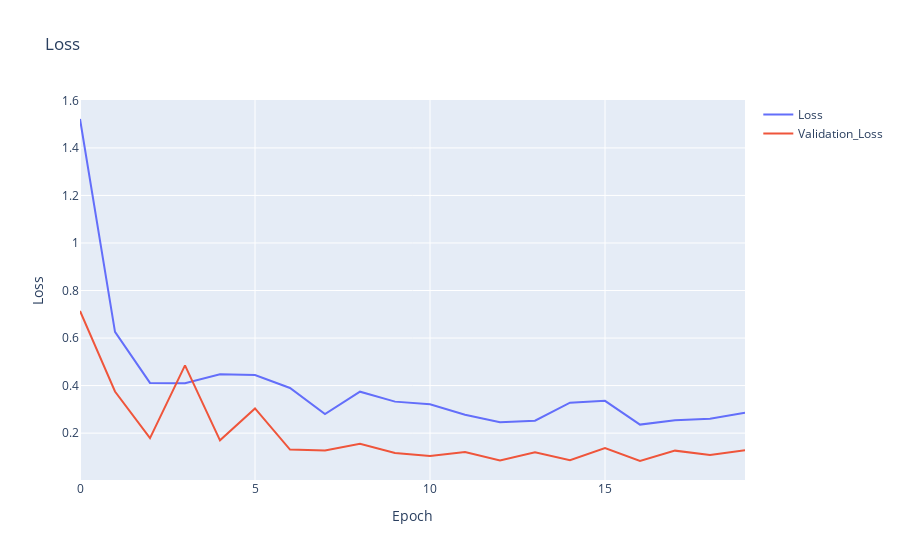

The notebook cell saved with this chart:
### Code cell
fig = go.Figure(data=go.Line(x=history.epoch, y=history.history['loss'], name='Loss'), layout=go.Layout(title='Loss', xaxis=dict(title='Epoch'), yaxis=dict(title='Loss')))
fig.add_trace(go.Line(y=history.history['val_loss'], name="Validation_Loss"))
fig.show()

### Figure 1 — Plotly figure (JSON) as saved in the notebook; plotly's stock layout.template omitted (floating-point values rounded to 4 significant figures)
{"data": [{"name": "Loss", "type": "scatter", "x": [0, 1, 2, 3, 4, 5, 6, 7, 8, 9, 10, 11, 12, 13, 14, 15, 16, 17, 18, 19], "y": [1.522, 0.6262, 0.4112, 0.41, 0.4481, 0.4446, 0.3901, 0.2806, 0.3744, 0.3325, 0.3215, 0.2772, 0.2458, 0.2525, 0.3282, 0.3358, 0.2359, 0.2537, 0.2605, 0.2858]}, {"name": "Validation_Loss", "type": "scatter", "y": [0.7141, 0.3752, 0.1791, 0.4852, 0.1698, 0.3038, 0.1306, 0.1265, 0.1555, 0.1165, 0.1037, 0.1205, 0.08539, 0.1191, 0.08591, 0.1371, 0.08274, 0.1263, 0.1078, 0.1285]}], "layout": {"title": {"text": "Loss"}, "xaxis": {"title": {"text": "Epoch"}}, "yaxis": {"title": {"text": "Loss"}}}}
